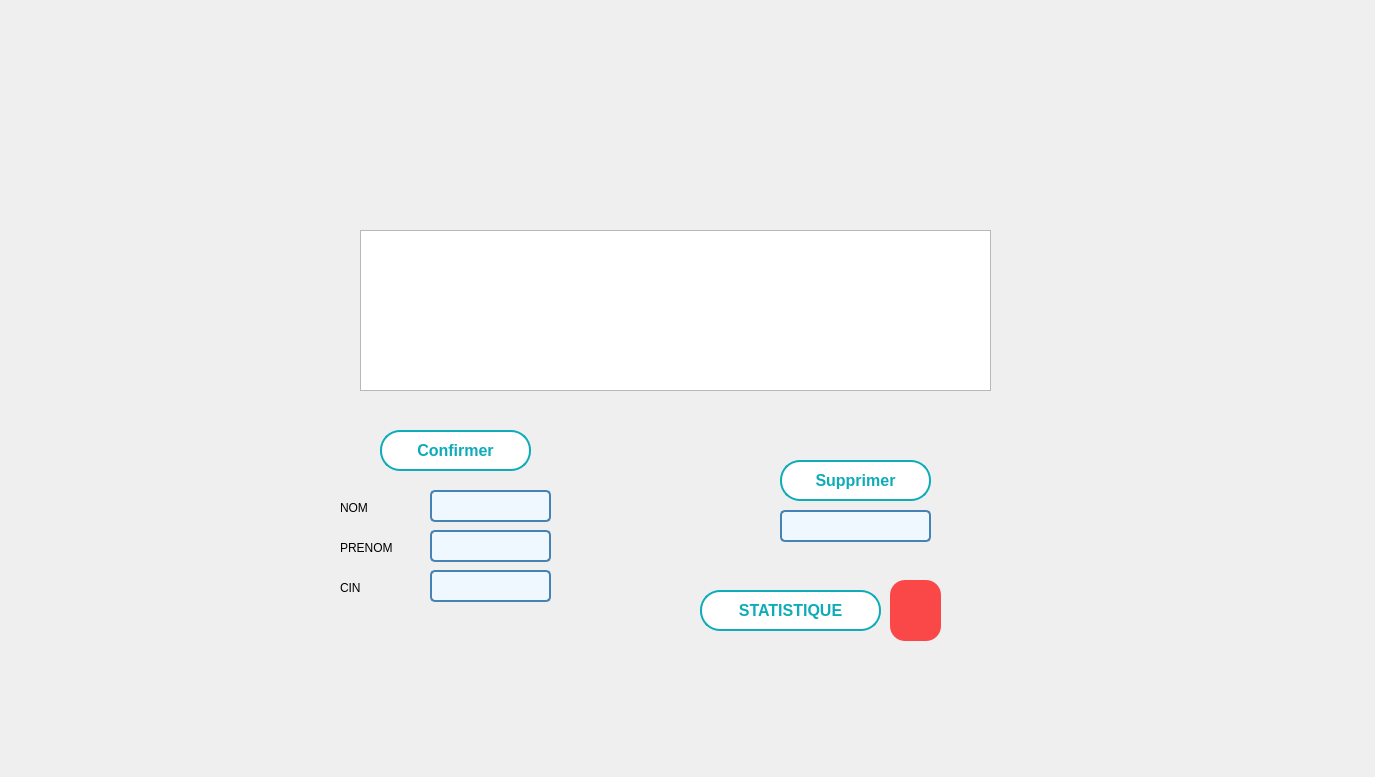
      <widget class="QWidget" name="tab_10">
       <attribute name="title">
        <string>Afficher</string>
       </attribute>
       <widget class="QLabel" name="label_22">
        <property name="geometry">
         <rect>
          <x>0</x>
          <y>0</y>
          <width>1366</width>
          <height>768</height>
         </rect>
        </property>
        <property name="text">
         <string/>
        </property>
        <property name="pixmap">
         <pixmap resource="../image/image.qrc">:/background_3.png</pixmap>
        </property>
        <property name="scaledContents">
         <bool>true</bool>
        </property>
       </widget>
       <widget class="QTableView" name="tableView_5">
        <property name="geometry">
         <rect>
          <x>360</x>
          <y>230</y>
          <width>631</width>
          <height>161</height>
         </rect>
        </property>
       </widget>
       <widget class="QLineEdit" name="lineEdit_4">
        <property name="geometry">
         <rect>
          <x>780</x>
          <y>510</y>
          <width>151</width>
          <height>32</height>
         </rect>
        </property>
        <property name="styleSheet">
         <string notr="true">/* Style général du formulaire */
QLineEdit {
    border: 2px solid #4682B4; /* Bordure bleue */
    border-radius: 5px; /* Coins arrondis */
    padding: 5px; /* Espace intérieur */
    font-size: 14px; /* Taille de la police */
    font-family: &quot;Arial&quot;, sans-serif; /* Police de caractère */
    color: #4682B4; /* Couleur du texte */
    background-color: #F0F8FF; /* Couleur de fond */
}

/* Style lorsque le champ de formulaire est en focus */
QLineEdit:focus {
    border-color: #1E90FF; /* Bordure bleu clair en focus */
}

/* Style pour les champs désactivés */
QLineEdit:disabled {
    color: #808080; /* Texte gris pour les champs désactivés */
    background-color: #F5F5F5; /* Fond gris clair pour les champs désactivés */
}
</string>
        </property>
       </widget>
       <widget class="QPushButton" name="supprimer">
        <property name="enabled">
         <bool>true</bool>
        </property>
        <property name="geometry">
         <rect>
          <x>780</x>
          <y>460</y>
          <width>151</width>
          <height>41</height>
         </rect>
        </property>
        <property name="font">
         <font>
          <family>Arial</family>
          <pointsize>12</pointsize>
          <weight>75</weight>
          <bold>true</bold>
         </font>
        </property>
        <property name="autoFillBackground">
         <bool>false</bool>
        </property>
        <property name="styleSheet">
         <string notr="true">/* Styles généraux du bouton */
QPushButton {
    background-color: #ffffff; /* Bleu clair pour représenter l'eau */
    border: 2px solid #0EABB8; /* Bordure bleue */
    color: #0EABB8; /* Texte blanc */
    padding: 10px ; /* Espacement intérieur */

    font-weight: bold; /* Police en gras */
    border-radius: 20px; /* Bordure arrondie */
    outline: none; /* Supprime la bordure de focus */
  
    overflow: hidden; /* Cache le contenu débordant */
    transition: background-color 0.3s, color 0.3s; /* Transition des couleurs */
}

/* Style au survol du bouton */
QPushButton:hover {
    background-color: #0EABB8; /* Fond devient blanc */
    color: #ffffff; /* Texte devient bleu clair */
}

/* Style au clic du bouton */
QPushButton:pressed {
    background-color: #0EABB8; /* Bleu foncé lors du clic */
    color: #f8f8f8; /* Texte blanc lors du clic */
}

/* Animation pour le pseudo-élément :after */
QPushButton::after {
    content: ''; /* Contenu vide */
    position: absolute; /* Position absolue */
    width: 100%; /* Largeur à 100% */
    height: 100%; /* Hauteur à 100% */
    background-color: rgba(255, 255, 255, 0.3); /* Fond semi-transparent */
    top: 50%; /* Positionnement au centre vertical */
    left: 50%; /* Positionnement au centre horizontal */
    border-radius: 50%; /* Bordure arrondie */
    transform: translate(-50%, -50%) scale(0); /* Réduit l'échelle à 0 */
    transition: transform 0.5s ease; /* Transition de l'échelle */
}

/* Animation au survol du bouton */
QPushButton:hover::after {
    transform: translate(-50%, -50%) scale(2); /* Augmente l'échelle à 2 */
}
</string>
        </property>
        <property name="text">
         <string>Supprimer</string>
        </property>
        <property name="icon">
         <iconset>
          <normaloff>../../../Downloads/anyrgb.com.png</normaloff>../../../Downloads/anyrgb.com.png</iconset>
        </property>
        <property name="autoDefault">
         <bool>true</bool>
        </property>
       </widget>
       <widget class="QPushButton" name="recherche">
        <property name="enabled">
         <bool>true</bool>
        </property>
        <property name="geometry">
         <rect>
          <x>380</x>
          <y>430</y>
          <width>151</width>
          <height>41</height>
         </rect>
        </property>
        <property name="font">
         <font>
          <family>Arial</family>
          <pointsize>12</pointsize>
          <weight>75</weight>
          <bold>true</bold>
         </font>
        </property>
        <property name="autoFillBackground">
         <bool>false</bool>
        </property>
        <property name="styleSheet">
         <string notr="true">/* Styles généraux du bouton */
QPushButton {
    background-color: #ffffff; /* Bleu clair pour représenter l'eau */
    border: 2px solid #0EABB8; /* Bordure bleue */
    color: #0EABB8; /* Texte blanc */
    padding: 10px ; /* Espacement intérieur */

    font-weight: bold; /* Police en gras */
    border-radius: 20px; /* Bordure arrondie */
    outline: none; /* Supprime la bordure de focus */
  
    overflow: hidden; /* Cache le contenu débordant */
    transition: background-color 0.3s, color 0.3s; /* Transition des couleurs */
}

/* Style au survol du bouton */
QPushButton:hover {
    background-color: #0EABB8; /* Fond devient blanc */
    color: #ffffff; /* Texte devient bleu clair */
}

/* Style au clic du bouton */
QPushButton:pressed {
    background-color: #0EABB8; /* Bleu foncé lors du clic */
    color: #f8f8f8; /* Texte blanc lors du clic */
}

/* Animation pour le pseudo-élément :after */
QPushButton::after {
    content: ''; /* Contenu vide */
    position: absolute; /* Position absolue */
    width: 100%; /* Largeur à 100% */
    height: 100%; /* Hauteur à 100% */
    background-color: rgba(255, 255, 255, 0.3); /* Fond semi-transparent */
    top: 50%; /* Positionnement au centre vertical */
    left: 50%; /* Positionnement au centre horizontal */
    border-radius: 50%; /* Bordure arrondie */
    transform: translate(-50%, -50%) scale(0); /* Réduit l'échelle à 0 */
    transition: transform 0.5s ease; /* Transition de l'échelle */
}

/* Animation au survol du bouton */
QPushButton:hover::after {
    transform: translate(-50%, -50%) scale(2); /* Augmente l'échelle à 2 */
}
</string>
        </property>
        <property name="text">
         <string>Confirmer</string>
        </property>
        <property name="icon">
         <iconset>
          <normaloff>../../../Downloads/anyrgb.com.png</normaloff>../../../Downloads/anyrgb.com.png</iconset>
        </property>
        <property name="autoDefault">
         <bool>true</bool>
        </property>
       </widget>
       <widget class="QLabel" name="label_2">
        <property name="geometry">
         <rect>
          <x>340</x>
          <y>500</y>
          <width>56</width>
          <height>16</height>
         </rect>
        </property>
        <property name="text">
         <string>NOM</string>
        </property>
       </widget>
       <widget class="QLabel" name="label_7">
        <property name="geometry">
         <rect>
          <x>340</x>
          <y>540</y>
          <width>56</width>
          <height>16</height>
         </rect>
        </property>
        <property name="text">
         <string>PRENOM</string>
        </property>
       </widget>
       <widget class="QLabel" name="label_8">
        <property name="geometry">
         <rect>
          <x>340</x>
          <y>580</y>
          <width>56</width>
          <height>16</height>
         </rect>
        </property>
        <property name="text">
         <string>CIN</string>
        </property>
       </widget>
       <widget class="QLineEdit" name="lineEdit_nr">
        <property name="geometry">
         <rect>
          <x>430</x>
          <y>490</y>
          <width>121</width>
          <height>32</height>
         </rect>
        </property>
        <property name="styleSheet">
         <string notr="true">/* Style général du formulaire */
QLineEdit {
    border: 2px solid #4682B4; /* Bordure bleue */
    border-radius: 5px; /* Coins arrondis */
    padding: 5px; /* Espace intérieur */
    font-size: 14px; /* Taille de la police */
    font-family: &quot;Arial&quot;, sans-serif; /* Police de caractère */
    color: #4682B4; /* Couleur du texte */
    background-color: #F0F8FF; /* Couleur de fond */
}

/* Style lorsque le champ de formulaire est en focus */
QLineEdit:focus {
    border-color: #1E90FF; /* Bordure bleu clair en focus */
}

/* Style pour les champs désactivés */
QLineEdit:disabled {
    color: #808080; /* Texte gris pour les champs désactivés */
    background-color: #F5F5F5; /* Fond gris clair pour les champs désactivés */
}
</string>
        </property>
       </widget>
       <widget class="QLineEdit" name="lineEdit_pr">
        <property name="geometry">
         <rect>
          <x>430</x>
          <y>530</y>
          <width>121</width>
          <height>32</height>
         </rect>
        </property>
        <property name="styleSheet">
         <string notr="true">/* Style général du formulaire */
QLineEdit {
    border: 2px solid #4682B4; /* Bordure bleue */
    border-radius: 5px; /* Coins arrondis */
    padding: 5px; /* Espace intérieur */
    font-size: 14px; /* Taille de la police */
    font-family: &quot;Arial&quot;, sans-serif; /* Police de caractère */
    color: #4682B4; /* Couleur du texte */
    background-color: #F0F8FF; /* Couleur de fond */
}

/* Style lorsque le champ de formulaire est en focus */
QLineEdit:focus {
    border-color: #1E90FF; /* Bordure bleu clair en focus */
}

/* Style pour les champs désactivés */
QLineEdit:disabled {
    color: #808080; /* Texte gris pour les champs désactivés */
    background-color: #F5F5F5; /* Fond gris clair pour les champs désactivés */
}
</string>
        </property>
       </widget>
       <widget class="QLineEdit" name="lineEdit_cinr">
        <property name="geometry">
         <rect>
          <x>430</x>
          <y>570</y>
          <width>121</width>
          <height>32</height>
         </rect>
        </property>
        <property name="styleSheet">
         <string notr="true">/* Style général du formulaire */
QLineEdit {
    border: 2px solid #4682B4; /* Bordure bleue */
    border-radius: 5px; /* Coins arrondis */
    padding: 5px; /* Espace intérieur */
    font-size: 14px; /* Taille de la police */
    font-family: &quot;Arial&quot;, sans-serif; /* Police de caractère */
    color: #4682B4; /* Couleur du texte */
    background-color: #F0F8FF; /* Couleur de fond */
}

/* Style lorsque le champ de formulaire est en focus */
QLineEdit:focus {
    border-color: #1E90FF; /* Bordure bleu clair en focus */
}

/* Style pour les champs désactivés */
QLineEdit:disabled {
    color: #808080; /* Texte gris pour les champs désactivés */
    background-color: #F5F5F5; /* Fond gris clair pour les champs désactivés */
}
</string>
        </property>
       </widget>
       <widget class="QPushButton" name="refresh_dach">
        <property name="geometry">
         <rect>
          <x>950</x>
          <y>190</y>
          <width>41</width>
          <height>28</height>
         </rect>
        </property>
        <property name="styleSheet">
         <string notr="true">QPushButton {
    background-color: transparent; /* Bleu clair pour représenter l'eau */
    border: transparent; /* Bordure bleue */



}</string>
        </property>
        <property name="text">
         <string/>
        </property>
        <property name="icon">
         <iconset resource="../image/image.qrc">
          <normaloff>:/refresh-button_61444.png</normaloff>:/refresh-button_61444.png</iconset>
        </property>
        <property name="iconSize">
         <size>
          <width>20</width>
          <height>20</height>
         </size>
        </property>
       </widget>
       <widget class="QPushButton" name="pdf_mem">
        <property name="geometry">
         <rect>
          <x>890</x>
          <y>580</y>
          <width>51</width>
          <height>61</height>
         </rect>
        </property>
        <property name="styleSheet">
         <string notr="true">/* Style général du QPushButton */
QPushButton {
    border: none; /* Pas de bordure */
    border-radius: 15px; /* Coins arrondis */
    padding: 10px; /* Espace intérieur */
    font-size: 16px; /* Taille de la police */
    font-family: &quot;Arial&quot;, sans-serif; /* Police de caractère */
    color: #FFFFFF; /* Couleur du texte */
    background-color: rgba(255, 0, 0, 0.7); /* Couleur de fond rouge transparente */
    transition: background-color 0.5s, opacity 0.5s; /* Transition pour la couleur de fond et l'opacité */
}

/* Style de l'icône */
QPushButton::icon {
    width: 50px; /* Largeur de l'icône */
    height: 50px; /* Hauteur de l'icône */
    margin-right: 10px; /* Marge à droite de l'icône */
    border: 2px solid red; /* Bordure rouge autour de l'icône */
}

/* Style lorsque le bouton est survolé */
QPushButton:hover {
    background-color: rgba(255, 0, 0, 0.9); /* Couleur de fond rouge transparente plus foncée au survol */
}

/* Style lorsque le bouton est enfoncé */
QPushButton:pressed {
    background-color: rgba(255, 0, 0, 1); /* Couleur de fond rouge transparente pleine lorsqu'enfoncé */
    opacity: 1; /* Réduire légèrement l'opacité lors de l'enfoncement */
}
</string>
        </property>
        <property name="text">
         <string/>
        </property>
        <property name="icon">
         <iconset resource="../image/image.qrc">
          <normaloff>:/pdf.png</normaloff>:/pdf.png</iconset>
        </property>
        <property name="iconSize">
         <size>
          <width>50</width>
          <height>50</height>
         </size>
        </property>
       </widget>
       <widget class="QPushButton" name="stat_mem">
        <property name="enabled">
         <bool>true</bool>
        </property>
        <property name="geometry">
         <rect>
          <x>700</x>
          <y>590</y>
          <width>181</width>
          <height>41</height>
         </rect>
        </property>
        <property name="font">
         <font>
          <family>Arial</family>
          <pointsize>12</pointsize>
          <weight>75</weight>
          <bold>true</bold>
         </font>
        </property>
        <property name="autoFillBackground">
         <bool>false</bool>
        </property>
        <property name="styleSheet">
         <string notr="true">/* Styles généraux du bouton */
QPushButton {
    background-color: #ffffff; /* Bleu clair pour représenter l'eau */
    border: 2px solid #0EABB8; /* Bordure bleue */
    color: #0EABB8; /* Texte blanc */
    padding: 10px ; /* Espacement intérieur */

    font-weight: bold; /* Police en gras */
    border-radius: 20px; /* Bordure arrondie */
    outline: none; /* Supprime la bordure de focus */
  
    overflow: hidden; /* Cache le contenu débordant */
    transition: background-color 0.3s, color 0.3s; /* Transition des couleurs */
}

/* Style au survol du bouton */
QPushButton:hover {
    background-color: #0EABB8; /* Fond devient blanc */
    color: #ffffff; /* Texte devient bleu clair */
}

/* Style au clic du bouton */
QPushButton:pressed {
    background-color: #0EABB8; /* Bleu foncé lors du clic */
    color: #f8f8f8; /* Texte blanc lors du clic */
}

/* Animation pour le pseudo-élément :after */
QPushButton::after {
    content: ''; /* Contenu vide */
    position: absolute; /* Position absolue */
    width: 100%; /* Largeur à 100% */
    height: 100%; /* Hauteur à 100% */
    background-color: rgba(255, 255, 255, 0.3); /* Fond semi-transparent */
    top: 50%; /* Positionnement au centre vertical */
    left: 50%; /* Positionnement au centre horizontal */
    border-radius: 50%; /* Bordure arrondie */
    transform: translate(-50%, -50%) scale(0); /* Réduit l'échelle à 0 */
    transition: transform 0.5s ease; /* Transition de l'échelle */
}

/* Animation au survol du bouton */
QPushButton:hover::after {
    transform: translate(-50%, -50%) scale(2); /* Augmente l'échelle à 2 */
}
</string>
        </property>
        <property name="text">
         <string>STATISTIQUE</string>
        </property>
        <property name="icon">
         <iconset>
          <normaloff>image/stat.jpg</normaloff>image/stat.jpg</iconset>
        </property>
        <property name="autoDefault">
         <bool>true</bool>
        </property>
       </widget>
      </widget>
